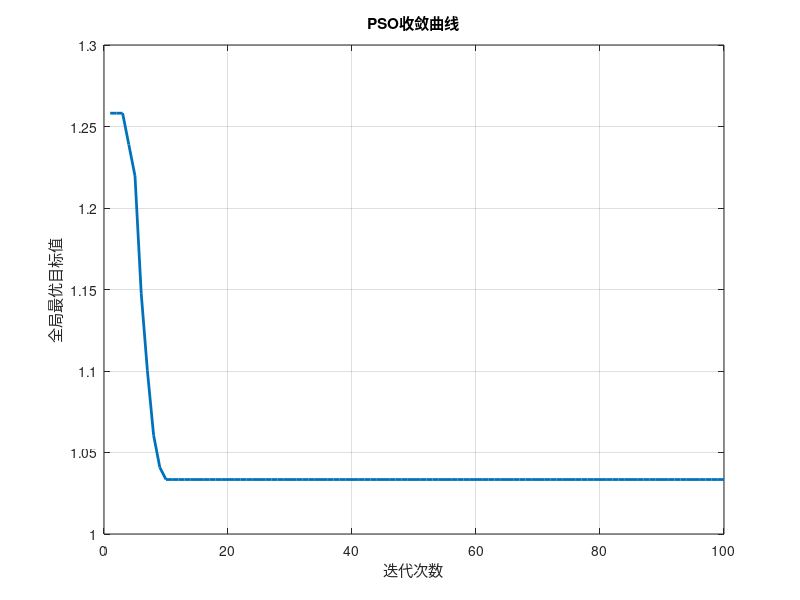

This figure's MATLAB source: (Note: this script raises an error after producing the figure.)
function pso_optimization_full()
    % 参数设置
    n_var = 4;
    var_range = [
        30, 90;     % 电机功率（kW）
        10, 40;     % 电池容量（kWh）
        1.0, 2.5;   % 发动机排量（L）
        3, 7        % 档位数
    ];
    lb = zeros(1, n_var); % 归一化下界
    ub = ones(1, n_var);  % 归一化上界

    % PSO参数
    pop_size = 30;
    max_iter = 100;
    w = 0.6;         % 惯性权重
    c1 = 1.5;        % 个体学习因子
    c2 = 1.5;        % 群体学习因子
    max_velocity = 0.1; % 最大速度限制

    % 初始化
    X = rand(pop_size, n_var); % 归一化粒子位置
    V = zeros(pop_size, n_var); % 速度
    pbest = X;
    pbest_val = inf(pop_size, 1);

    gbest = zeros(1, n_var);
    gbest_val = inf;

    % 记录历史
    gbest_hist = zeros(max_iter, 1);

    for iter = 1:max_iter
        for i = 1:pop_size
            % 计算目标函数
            [obj, feasible] = pso_objective(X(i,:), var_range);
            % 约束不可行则惩罚
            if ~feasible
                obj = obj + 1e6;
            end
            % 更新个体最优
            if obj < pbest_val(i)
                pbest(i,:) = X(i,:);
                pbest_val(i) = obj;
            end
            % 更新全局最优
            if obj < gbest_val
                gbest = X(i,:);
                gbest_val = obj;
            end
        end

        % 更新速度和位置
        for i = 1:pop_size
            V(i,:) = w*V(i,:) + c1*rand(1,n_var).*(pbest(i,:)-X(i,:)) + c2*rand(1,n_var).*(gbest-X(i,:));
            % 速度限制
            V(i,:) = min(max(V(i,:), -max_velocity), max_velocity);
            X(i,:) = X(i,:) + V(i,:);
            % 边界处理
            X(i,:) = min(max(X(i,:), lb), ub);
        end

        gbest_hist(iter) = gbest_val;
        if mod(iter, 10) == 0 || iter == 1
            fprintf('迭代 %d, 当前最优目标值: %.4f\n', iter, gbest_val);
        end
    end

    % 输出最优解
    [~, f, ~] = pso_objective(gbest, var_range);
    x_real = zeros(1, n_var);
    for j = 1:n_var
        x_real(j) = gbest(j) * (var_range(j,2) - var_range(j,1)) + var_range(j,1);
    end
    fprintf('\n最优归一化参数: %s\n', mat2str(gbest, 4));
    fprintf('最优物理参数: 电机功率: %.2f kW, 电池容量: %.2f kWh, 发动机排量: %.2f L, 档位: %.2f\n', x_real(1), x_real(2), x_real(3), x_real(4));
    fprintf('加速时间: %.2f s, 油耗: %.2f g/100km, 加权目标: %.2f\n', f(1), f(2), gbest_val);

    % 绘制收敛曲线
    figure;
    plot(gbest_hist, 'LineWidth', 2);
    xlabel('迭代次数');
    ylabel('全局最优目标值');
    title('PSO收敛曲线');
    grid on;

    % 保存最优结果和收敛历史
    save('pso_result.mat', 'gbest', 'x_real', 'gbest_val', 'f', 'gbest_hist');
    csvwrite('gbest_hist.csv', gbest_hist);
    csvwrite('gbest_param.csv', [gbest; x_real]);

    %% ========== NSGA2风格结果导出 ==========

    % 1. 保存所有粒子的最终参数和目标
    all_params = X; % 归一化参数
    all_objectives = zeros(pop_size, 2);
    for i = 1:pop_size
        [~, fval, ~] = pso_objective(X(i,:), var_range);
        all_objectives(i,:) = fval;
    end
    all_header = {'P_m_norm', 'C_batt_norm', 'D_eng_norm', 'gear_norm', 'T_s', 'Fuel'};
    all_result = [all_params, all_objectives];
    writecell(all_header, 'all_solutions_header.csv');
    writematrix(all_result, 'all_solutions_result.csv');

    % 2. 保存最优解参数和目标
    pareto_header = {'P_m_norm', 'C_batt_norm', 'D_eng_norm', 'gear_norm', 'T_s', 'Fuel'};
    pareto_result = [gbest, f];
    writecell(pareto_header, 'Pareto_header.csv');
    writematrix(pareto_result, 'Pareto_result.csv');

    % 3. 保存收敛曲线图片
    saveas(gcf, 'pso_converge.png');
    disp('收敛曲线图片已保存为: pso_converge.png');

    % 4. 控制台输出最优解详细信息
    fprintf('\n==== PSO最优解参数与目标 ====');
    disp(pareto_result);
    fprintf('归一化参数: %s\n', mat2str(gbest, 4));
    fprintf('物理参数: 电机功率: %.2f kW, 电池容量: %.2f kWh, 发动机排量: %.2f L, 档位: %.2f\n', x_real(1), x_real(2), x_real(3), x_real(4));
    fprintf('加速时间: %.2f s, 油耗: %.2f g/100km, 加权目标: %.2f\n', f(1), f(2), gbest_val);
end

function [obj, f, feasible] = pso_objective(x, var_range)
    % 反归一化
    n_var = size(var_range, 1);
    x_real = zeros(1, n_var);
    for j = 1:n_var
        x_real(j) = x(j) * (var_range(j,2) - var_range(j,1)) + var_range(j,1);
    end
    % 构造个体结构体，复用evaluate_objective
    ind = struct('var', x, 'f', [], 'g', [], 'rank', 0, 'crowd_dist', 0);
    ind = evaluate_objective(ind, var_range);
    f = ind.f; % [加速时间, 油耗]
    g = ind.g; % 约束
    % 单目标加权
    % 归一化目标函数
    normalized_obj = normalize_objective(f);
    obj = 0.7 * normalized_obj(1) + 0.3 * normalized_obj(2);
    % 约束可行性
    feasible = all(g <= 1e-6); % 允许极小数值误差
end

function normalized_obj = normalize_objective(f)
    % 假设加速时间的范围是 [0, 10] 秒，油耗的范围是 [0, 1000] g/100km
    t_acc_max = 10;
    fuel_max = 1000;
    normalized_obj = [(f(1) / t_acc_max), (f(2) / fuel_max)];
end

function population = evaluate_objective(population, var_range)
    % 评价目标函数和约束条件，更新 population 的 f/g 字段
    % 输入:
    % population: 个体结构体数组，每个包含 var（已归一化）
    % var_range: 每个变量的上下界矩阵 [n_var × 2]
    % 输出:
    % population: 补全后的结构体数组，含字段 f（目标）、g（约束）
    %% === 加载必要数据 ===
    try
        load('engine_map_data.mat'); % 需含 Ti, ni, bi（扭矩矩阵、转速、燃油消耗率矩阵）
        load('UDDS_cycle.mat'); % 需含 V_UDDS 工况速度 [km/h]
    catch ME
        error('无法加载必要的数据文件: %s', ME.message);
    end
    % 常量定义
    v_max_limit = 180; % 最大车速限制 km/h
    max_grade_limit = 30; % 最大爬坡度 %
    % 车辆参数
    m = 1600; % 整车质量 kg
    r = 0.3; % 轮胎半径 m
    g = 9.81; % 重力加速度
    Cr = 0.01; % 滚阻系数
    rho = 1.2; % 空气密度 kg/m3
    A = 2.0; % 迎风面积 m^2
    Cd = 0.3; % 阻力系数
    eff = 0.9; % 传动系统效率
    V = max(V_UDDS, 5); % 工况速度，防止0除
    num_individuals = length(population);
    n_var = length(var_range);
    for i = 1:num_individuals
        %% === 反归一化变量 ===
        x_norm = population(i).var;
        x = zeros(1, n_var);
        for j = 1:n_var
            x_norm(j) = max(0, min(1, x_norm(j)));
            x(j) = x_norm(j) * (var_range(j,2) - var_range(j,1)) + var_range(j,1);
        end
        % 解包变量
        motor_power = x(1); % 电机峰值功率（kW）
        battery_capacity = x(2); % 电池容量（kWh）
        engine_disp = x(3); % 发动机排量（L）
        gear_number = max(1, round(x(4))); % 变速器档位数（整数，至少为1）
        %% === 目标1：0—50 km/h 起步加速时间 ===
        v_target = 50 / 3.6; % m/s
        v = 0:0.5:v_target; % 速度从 0 到 v_target，步长为 0.5 m/s
        a = zeros(size(v)); % 加速度数组初始化
        
        for k = 1:length(v)
            gear_ratio = 4.5 / gear_number; % 变速器传动比
            final_drive = 4.1; % 主减速比
            total_ratio = gear_ratio * final_drive; % 总传动比
            max_torque = motor_power * 1000 / (2 * pi * 3000 / 60); % 电机最大扭矩（Nm）
            wheel_torque = max_torque * total_ratio * eff; % 车轮扭矩
            F_trac = wheel_torque / r; % 牵引力（N）
            F_resist = m * g * Cr + 0.5 * rho * Cd * A * v(k)^2; % 阻力（N）
            a(k) = max((F_trac - F_resist) / m, 0.1); % 最小加速度为 0.1 m/s²
        end
        
        t_acc = trapz(v, 1 ./ a); % 通过数值积分计算加速时间（秒）
        if isnan(t_acc) || isinf(t_acc) || t_acc <= 0
            t_acc = 100; % 设置一个较大的惩罚值
        end
        %% === 目标2：UDDS 工况下百公里油耗估算 ===
        try
            engine_power_factor = engine_disp / 2.0; % 发动机排量影响因子
            motor_power_factor = motor_power / 60.0; % 电机功率影响因子
            base_fuel_consumption = 250 + 50 * engine_power_factor; % 基础油耗（g/100km）
            cycle_time = length(V) * 0.1; % 工况时间（秒）
            total_distance = sum(V) / 3600; % 总行驶距离（km）
            avg_power = motor_power * motor_power_factor * engine_power_factor; % 平均功率
            total_fuel = avg_power * base_fuel_consumption * cycle_time / 3600; % 总燃油消耗（g）
            if total_distance > 0
                fuel_per_100km = total_fuel / total_distance * 100; % 百公里油耗（g/100km）
            else
                fuel_per_100km = 1000; % 如果总距离为零，设置一个较大的惩罚值
            end
        catch
            fuel_per_100km = 1000; % 如果计算失败，设置一个较大的惩罚值
        end
        if isnan(fuel_per_100km) || isinf(fuel_per_100km) || fuel_per_100km <= 0
            fuel_per_100km = 1000;
        end
        %% === 约束处理 ===
        max_velocity = motor_power * 1000 * eff * r / (m * g * Cr); % 简化估算
        c1 = max(0, max_velocity - v_max_limit); % > 0表示违约
        F_max = motor_power * 1000 / v_target;
        grade = asin(max(0, (F_max - m * g * Cr) / (m * g))) * 100; % %
        c2 = max(0, grade - max_grade_limit);
        %% === 更新个体结构体 ===
        population(i).f = [t_acc, fuel_per_100km]; % 两目标函数
        population(i).g = [c1, c2]; % 两个约束条件
        population(i).rank = 0;
        population(i).crowd_dist = 0;
    end
end 